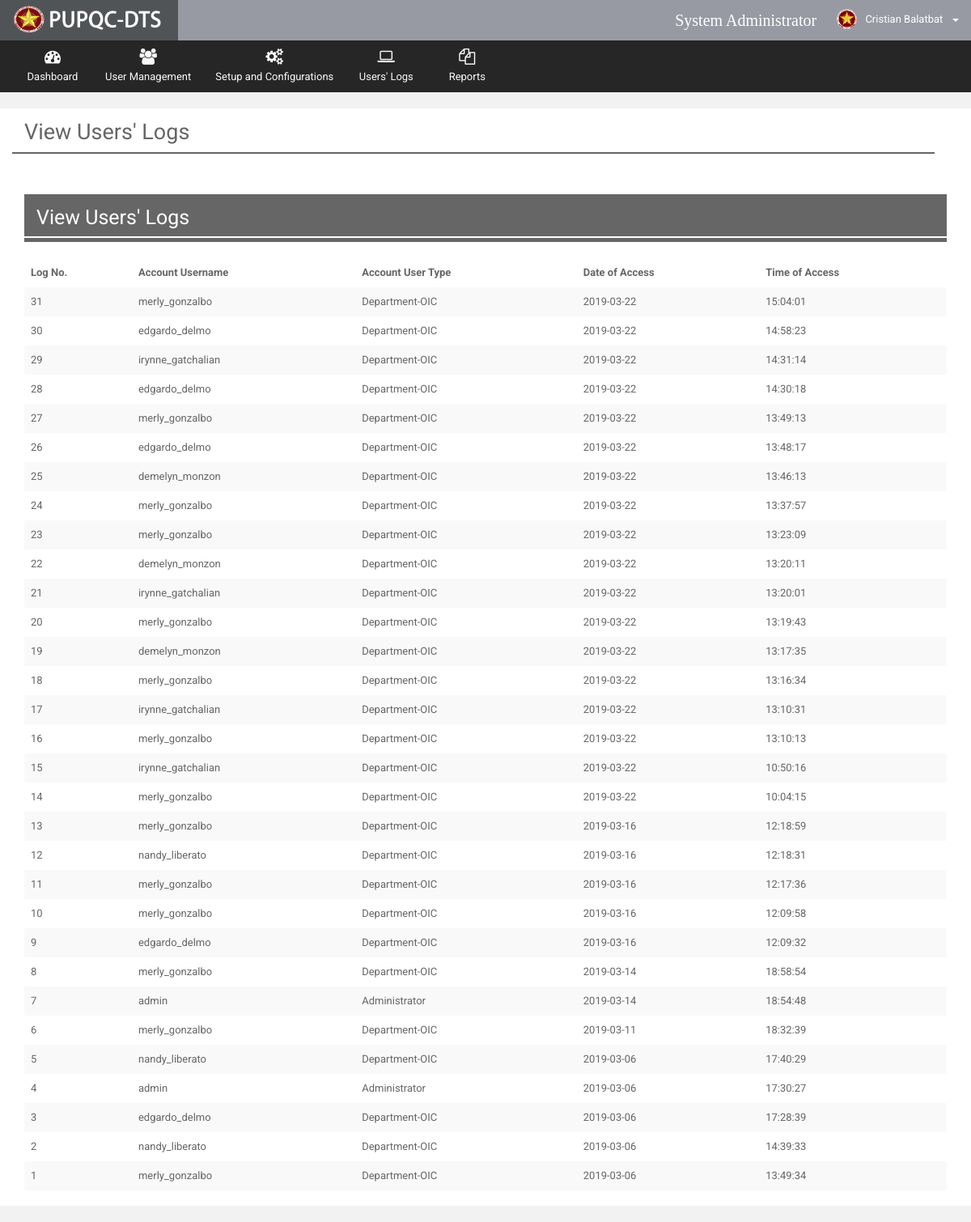
The app's page /Web/Admin/views/users_log.php (signed in) with its own data.
### tables this page shows
CREATE TABLE `t_accounts` (
  `acc_ID` int(10) NOT NULL,
  `acc_empID` int(10) NOT NULL,
  `acc_username` varchar(100) NOT NULL,
  `acc_password` varchar(100) NOT NULL,
  `acc_email` varchar(255) DEFAULT NULL,
  `acc_user_role` int(10) NOT NULL,
  `acc_active_flag` varchar(20) NOT NULL DEFAULT 'Active',
  `acc_timestamp` datetime NOT NULL DEFAULT CURRENT_TIMESTAMP,
  `acc_mod_date` datetime NOT NULL DEFAULT CURRENT_TIMESTAMP
);

CREATE TABLE `t_employees` (
  `emp_ID` int(10) NOT NULL,
  `emp_lastname` varchar(100) NOT NULL,
  `emp_middlename` varchar(100) DEFAULT NULL,
  `emp_firstname` varchar(100) NOT NULL,
  `emp_office` int(10) NOT NULL,
  `emp_position` varchar(50) NOT NULL,
  `emp_picture` varchar(255) DEFAULT 'default.png',
  `emp_active_flag` bit(1) NOT NULL DEFAULT b'1',
  `emp_mod_date` datetime NOT NULL DEFAULT CURRENT_TIMESTAMP
);

CREATE TABLE `t_users_log` (
  `log_No` int(200) NOT NULL,
  `log_userID` int(10) NOT NULL,
  `log_usertype` int(10) NOT NULL,
  `log_datestamp` date NOT NULL,
  `log_timestamp` time NOT NULL
);

CREATE TABLE `r_user_role` (
  `usr_ID` int(10) NOT NULL,
  `usr_desc` varchar(50) NOT NULL,
  `usr_stat` bit(1) NOT NULL,
  `usr_timestamp` datetime NOT NULL
);

### Web/Admin/views/users_log.php (the view, shortened to what this page needs)
<?php
    include("../utilities/Header.php");
    include("../utilities/Notification.php");
    include("../utilities/navibar.php");
    include("../utilities/Tables.php");
?>
      <div class="wrapper row-offcanvas row-offcanvas-left">
       <div class="content">
          <section class="main-content">
             <div class="col-md-12">
                    <h2 style="margin-top: 15px">View Users' Logs</h2>
                    <div class="row" style="padding:1px; background-color: #666666; margin-bottom: 50px; width: 100%"></div>
             </div>
            <div class="row" style="background-color: white">
              <div class="col-md-12">
                <div class="box-info">
                  <div class="col-md-12">
                    <div class="box-info">
                      <div class="panel-heading" style="background-color: #666666; ">
                        <h4 style="color: white; font-size: 25px">View Users' Logs</h4>
                        <div class="row" style="padding:1px; background-color:white;"></div>
                      </div>
                      <br>
                      <div class="adv-table">
                       <table id="datatables" class="table table-striped table-no-border">
                          <thead>
                          <tr>
                              <th>Log No.</th>
                              <th>Account Username</th>
                              <th>Account User Type</th>
                              <th>Date of Access</th>
                              <th>Time of Access</th>
                          </tr>
                          </thead>
                          <tbody>
                          <?php
                              $view_query = mysqli_query($connection,"SELECT * FROM `t_users_log` AS LOG
                                                                      INNER JOIN `t_accounts` AS ACC
                                                                      INNER JOIN `r_user_role` AS USR
                                                                      ON LOG.log_userID = ACC.acc_ID and
                                                                      LOG.log_usertype = USR.usr_ID ORDER BY LOG.Log_No DESC");
                              while($row = mysqli_fetch_assoc($view_query))
                              {
                                  $No = $row["log_No"];
                                  $username = $row["acc_username"];
                                  $userrole = $row["usr_desc"];
                                  $log_date = $row["log_datestamp"];
                                  $log_time = $row["log_timestamp"];
                          ?>
                              <tr class="gradeX">
                                  <td><?php echo $No; ?></td>
                                  <td width=""><?php echo $username ?></td>
                                  <td width=""><?php echo $userrole; ?></td>
                                  <td width=""><?php echo $log_date ?></td>
                                  <td width=""><?php echo $log_time ?></td>
                              </tr>
                          <?php } ?>
                          </tbody>
                        </table>
                      </div>
                    </div>
                  </div>
                </div>
              </div>
            </div>
          </section>
       </div>
      </div>
   </body>
</html>

### Web/Admin/utilities/Notification.php (shortened to what this page needs)
<body class="page-header-fixed page-sidebar-fixed page-layout-full-width" style="background-color: #f2f2f2">
  <div >
    <div class="page-wrapper" >
      <header class="header">
        <div class="logo">
          <a data-toggle="modal" href="#about_us" class="logo-text">
            <img src="../../../resources-web/images/dtslogo.png" style="width:100%; margin: 1%;" alt="">
          </a>
        </div>
        <nav role="navigation" class="navbar navbar-static-top">
          <div class="navbar-right">
            <ul class="nav navbar-nav">
              <li>
                <p style="font-size: 20px; color: white; margin-top: 10px; font-family: agency fb">
                  System Administrator&nbsp;&nbsp;
                </p>
              </li>
              <li class="dropdown dropdown-user menu-user">
                <a href="#" data-toggle="dropdown" class="dropdown-toggle">
                   <?php
                        $userID = $_SESSION['UserID'];
                        $view_query = mysqli_query($connection,"SELECT * FROM `t_accounts` AS ACC
                                                                INNER JOIN `r_user_role` AS USR
                                                                INNER JOIN `t_employees` AS EMP
                                                                INNER JOIN `r_office` AS OFF
                                                                ON  ACC.acc_user_role = USR.usr_ID
                                                                and EMP.emp_office = OFF.office_ID
                                                                and ACC.acc_empID = EMP.emp_ID
                                                                WHERE ACC.acc_ID = '$userID'
                                                                ");
                        while($row = mysqli_fetch_assoc($view_query))
                        {
                            $emp_lname = $row["emp_lastname"];
                            $emp_fname = $row["emp_firstname"];
                            $compname = $emp_fname.' '.$emp_lname;
                        }
                   ?>
                  <img src="../../../resources-web/images/PUPlogo.png" alt="User Image" class="img-circle"/>
                  <span class="hidden-xs">
                     <?php echo $compname; ?>
                  </span>&nbsp;
                  <b class="caret"></b>
                </a>
                  </li>
                </ul>
          </div>
        </nav>
      </header>

### resources-web/assets/css/themes/default.css (style rules this page uses)
.page-wrapper { float: left; width: 100%; position: relative; }
.wrapper { width: 100%; min-height: 100%; float: left; }
.wrapper:before, .wrapper:after { content: " "; display: table; }
.wrapper:after { clear: both; }
.header { position: absolute; top: 0; left: 0; right: 0; z-index: 999; }
.content, .page-sidebar { min-height: 100%; display: block; }
.content { background-color: #262123; margin-left: 220px; }
.main-content { float: left; width: 100%; padding: 20px 15px; background-color: #f2f2f2; }
body .header { position: relative; max-height: 100px; }
body .header .navbar { height: 50px; margin-bottom: 0; margin-left: 220px; background-color: #858893d4; -webkit-box-shadow: 0 1px 1px rgba(0, 0, 0, 0.05); box-shadow: 0 1px 1px rgba(0, 0, 0, 0.05); }
body .header .navbar .navbar-right ul.navbar-nav > li { height: 50px; }
body .header .navbar .navbar-right ul.navbar-nav > li.dropdown-user img { margin-top: -3px; margin-right: 7px; height: 25px; }
body .header .navbar .nav a { padding-top: 14px; padding-bottom: 14px; }
body .header .logo { font-family: 'Squada One'; float: left; font-size: 30px; text-align: left; padding: 0 15px; width: 220px; height: 50px; display: block; background-color: #393235; -webkit-box-shadow: 0 1px 1px rgba(0, 0, 0, 0.05); box-shadow: 0 1px 1px rgba(0, 0, 0, 0.05); }
body .header .logo a.logo-text { color: #ffba00; -webkit-text-shadow: 3px 3px 3px rgba(0, 0, 0, 0.1); text-shadow: 3px 3px 3px rgba(0, 0, 0, 0.1); -webkit-transition: all 0.2s ease-out; -o-transition: all 0.2s ease-out; transition: all 0.2s ease-out; }
.page-header-fixed .header { position: fixed; }
.page-header-fixed .page-wrapper { margin-top: 50px; }
.page-layout-full-width .page-wrapper .header .logo { background-color: #515456; }
.page-layout-full-width .page-wrapper .header .logo a.logo-text { color: #68b828; }
.page-layout-full-width .page-wrapper .wrapper .content { margin: 0; }

### records on screen
t_accounts: acc_empID.emp_lastname "Cristian Balatbat"
t_users_log: log_No "31", log_userID.acc_username "merly_gonzalbo", r_user_role.usr_desc "Department-OIC", log_datestamp "2019-03-22", log_timestamp "15:04:01"
t_users_log: log_No "30", log_userID.acc_username "edgardo_delmo", r_user_role.usr_desc "Department-OIC", log_datestamp "2019-03-22", log_timestamp "14:58:23"
t_users_log: log_No "29", log_userID.acc_username "irynne_gatchalian", r_user_role.usr_desc "Department-OIC", log_datestamp "2019-03-22", log_timestamp "14:31:14"
t_users_log: log_No "28", log_userID.acc_username "edgardo_delmo", r_user_role.usr_desc "Department-OIC", log_datestamp "2019-03-22", log_timestamp "14:30:18"
t_users_log: log_No "27", log_userID.acc_username "merly_gonzalbo", r_user_role.usr_desc "Department-OIC", log_datestamp "2019-03-22", log_timestamp "13:49:13"
t_users_log: log_No "26", log_userID.acc_username "edgardo_delmo", r_user_role.usr_desc "Department-OIC", log_datestamp "2019-03-22", log_timestamp "13:48:17"
t_users_log: log_No "25", log_userID.acc_username "demelyn_monzon", r_user_role.usr_desc "Department-OIC", log_datestamp "2019-03-22", log_timestamp "13:46:13"
t_users_log: log_No "24", log_userID.acc_username "merly_gonzalbo", r_user_role.usr_desc "Department-OIC", log_datestamp "2019-03-22", log_timestamp "13:37:57"
t_users_log: log_No "23", log_userID.acc_username "merly_gonzalbo", r_user_role.usr_desc "Department-OIC", log_datestamp "2019-03-22", log_timestamp "13:23:09"
t_users_log: log_No "22", log_userID.acc_username "demelyn_monzon", r_user_role.usr_desc "Department-OIC", log_datestamp "2019-03-22", log_timestamp "13:20:11"
t_users_log: log_No "21", log_userID.acc_username "irynne_gatchalian", r_user_role.usr_desc "Department-OIC", log_datestamp "2019-03-22", log_timestamp "13:20:01"
t_users_log: log_No "20", log_userID.acc_username "merly_gonzalbo", r_user_role.usr_desc "Department-OIC", log_datestamp "2019-03-22", log_timestamp "13:19:43"
t_users_log: log_No "19", log_userID.acc_username "demelyn_monzon", r_user_role.usr_desc "Department-OIC", log_datestamp "2019-03-22", log_timestamp "13:17:35"
t_users_log: log_No "18", log_userID.acc_username "merly_gonzalbo", r_user_role.usr_desc "Department-OIC", log_datestamp "2019-03-22", log_timestamp "13:16:34"
t_users_log: log_No "17", log_userID.acc_username "irynne_gatchalian", r_user_role.usr_desc "Department-OIC", log_datestamp "2019-03-22", log_timestamp "13:10:31"
t_users_log: log_No "16", log_userID.acc_username "merly_gonzalbo", r_user_role.usr_desc "Department-OIC", log_datestamp "2019-03-22", log_timestamp "13:10:13"
t_users_log: log_No "15", log_userID.acc_username "irynne_gatchalian", r_user_role.usr_desc "Department-OIC", log_datestamp "2019-03-22", log_timestamp "10:50:16"
t_users_log: log_No "14", log_userID.acc_username "merly_gonzalbo", r_user_role.usr_desc "Department-OIC", log_datestamp "2019-03-22", log_timestamp "10:04:15"
t_users_log: log_No "13", log_userID.acc_username "merly_gonzalbo", r_user_role.usr_desc "Department-OIC", log_datestamp "2019-03-16", log_timestamp "12:18:59"
t_users_log: log_No "12", log_userID.acc_username "nandy_liberato", r_user_role.usr_desc "Department-OIC", log_datestamp "2019-03-16", log_timestamp "12:18:31"
t_users_log: log_No "11", log_userID.acc_username "merly_gonzalbo", r_user_role.usr_desc "Department-OIC", log_datestamp "2019-03-16", log_timestamp "12:17:36"
t_users_log: log_No "10", log_userID.acc_username "merly_gonzalbo", r_user_role.usr_desc "Department-OIC", log_datestamp "2019-03-16", log_timestamp "12:09:58"
t_users_log: log_No "9", log_userID.acc_username "edgardo_delmo", r_user_role.usr_desc "Department-OIC", log_datestamp "2019-03-16", log_timestamp "12:09:32"
t_users_log: log_No "8", log_userID.acc_username "merly_gonzalbo", r_user_role.usr_desc "Department-OIC", log_datestamp "2019-03-14", log_timestamp "18:58:54"
t_users_log: log_No "7", log_userID.acc_username "admin", r_user_role.usr_desc "Administrator", log_datestamp "2019-03-14", log_timestamp "18:54:48"
t_users_log: log_No "6", log_userID.acc_username "merly_gonzalbo", r_user_role.usr_desc "Department-OIC", log_datestamp "2019-03-11", log_timestamp "18:32:39"
t_users_log: log_No "5", log_userID.acc_username "nandy_liberato", r_user_role.usr_desc "Department-OIC", log_datestamp "2019-03-06", log_timestamp "17:40:29"
t_users_log: log_No "4", log_userID.acc_username "admin", r_user_role.usr_desc "Administrator", log_datestamp "2019-03-06", log_timestamp "17:30:27"
t_users_log: log_No "3", log_userID.acc_username "edgardo_delmo", r_user_role.usr_desc "Department-OIC", log_datestamp "2019-03-06", log_timestamp "17:28:39"
t_users_log: log_No "2", log_userID.acc_username "nandy_liberato", r_user_role.usr_desc "Department-OIC", log_datestamp "2019-03-06", log_timestamp "14:39:33"
t_users_log: log_No "1", log_userID.acc_username "merly_gonzalbo", r_user_role.usr_desc "Department-OIC", log_datestamp "2019-03-06", log_timestamp "13:49:34"
